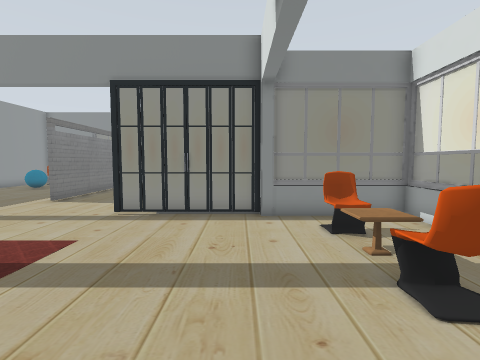
View 1 (above)

16 first-person views from a walk through a robot-simulator world made for Gazebo. The camera is 0.9 m above the floor, tilts 4° down and sees 85° across. The floor is counted in squares, 0.5 m on a side. Each view is taken from the middle of a square. On the plan, view 1 faces up. The plan holds only what a view shows up to about 15 squares ahead; the rest is blank. Some surface patterns are stand-ins.

View 2
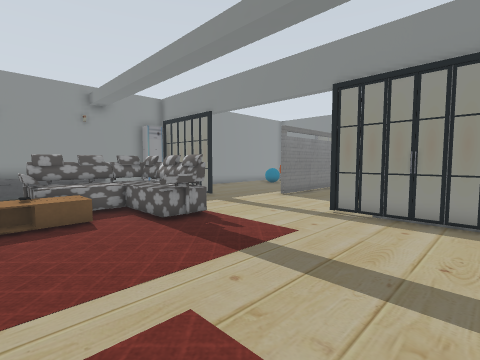

View 3
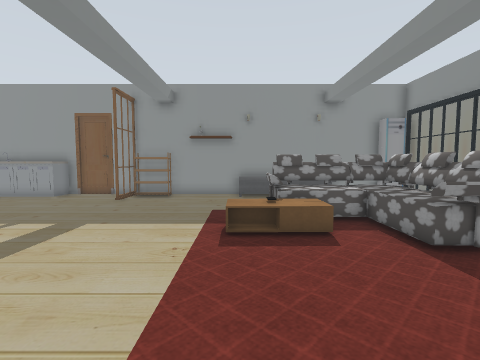

View 4
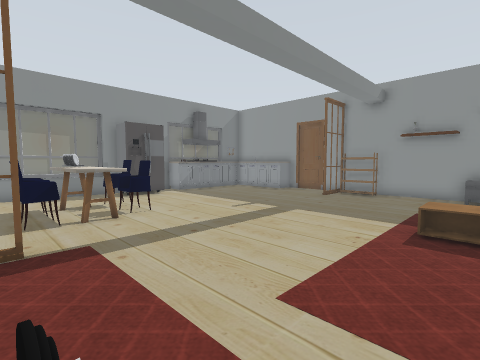

View 5
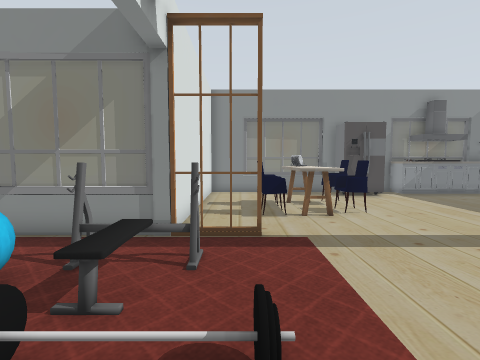

View 6
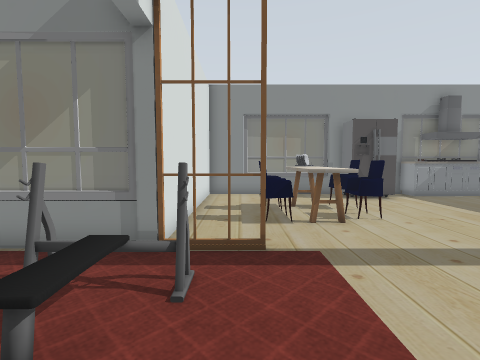

View 7
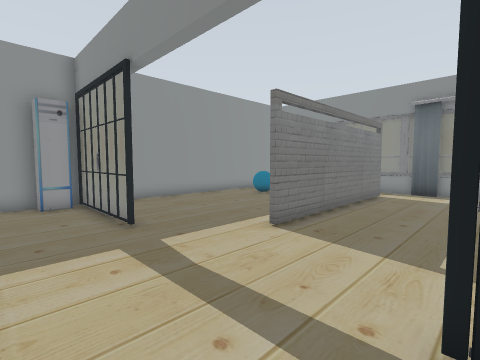

View 8
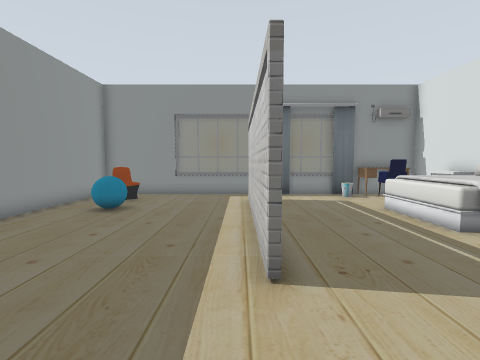

View 9
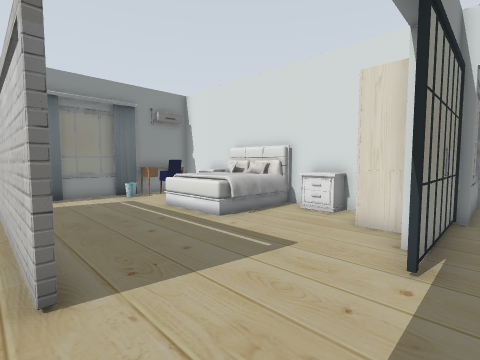

View 10
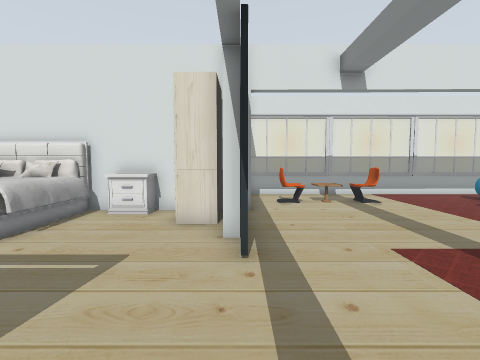

View 11
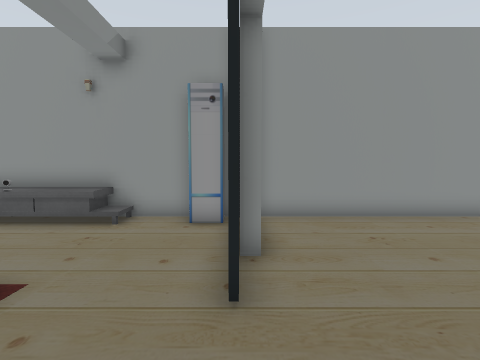

View 12
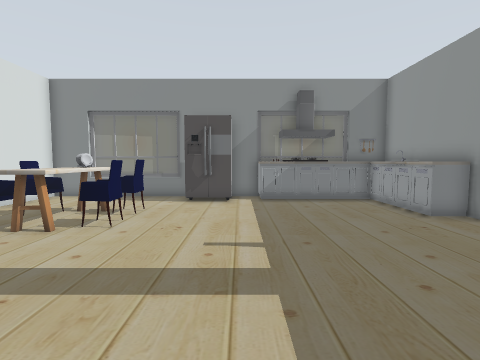

View 13
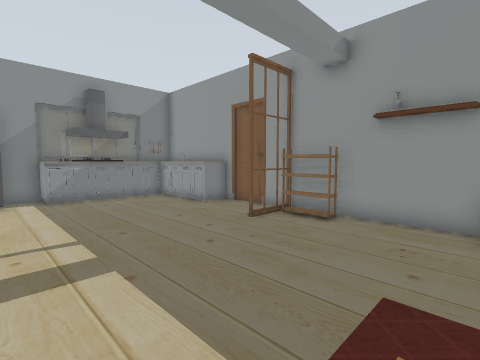

View 14
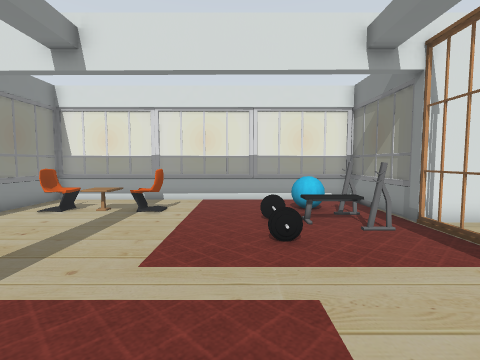

View 15
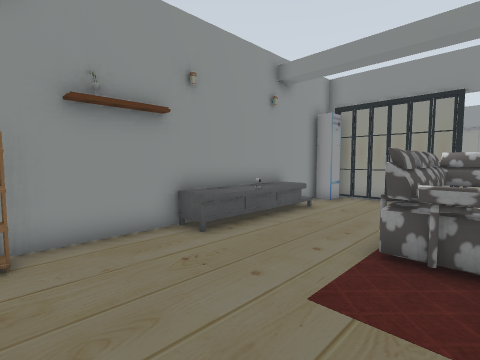

View 16
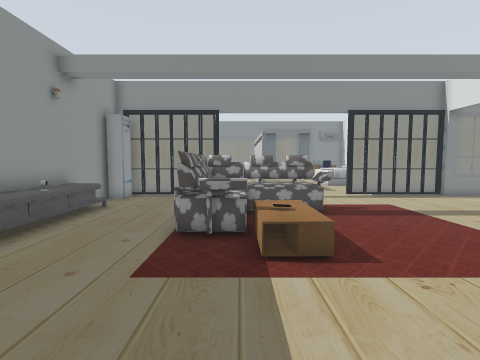

### Floor plan
Points are (right, up) in squares from view 1. A wall is a line through its corners. A room is listed if a view was taken in it or the views show most of it. See-through windows are left out.
Room 1 (views 1, 2, 3, 4, 5, 6, 7, 8, 9, 10, 11, 12, 13, 14, 15, 16)
walls: (-2.9, 9) (-2.9, 9.5); (-8.6, 11.8) (-8.6, 19.8); (-12.9, 9.5) (-12.9, 9); (0.7, 9) (-2.6, 9); (-15.1, 9) (-16.5, 9) (-16.5, -6.5); (1.5, 8.6) (0.7, 8.6); (0.7, 11.4) (0.7, 22.6) (-2.7, 22.6); (-16.5, -9) (-16.5, -14.6) (-15.4, -14.6); (-8.4, 20.6) (-8.4, 11.8); (-6.8, -14.6) (0.7, -14.6) (0.7, -5.3) (5.5, -5.3); (-10, -14.6) (-8.5, -14.6); (-12.4, 22.6) (-16.5, 22.6) (-16.5, 9.6)
low walls: (5.5, 3.4) (5.5, 8.7); (5.5, -5.3) (5.5, -0.4); (-7.4, 22.6) (-8.5, 22.6)
objects: door leaf (-17, -8); other object (-17, -7); kitchen cabinet (-16, -14) to (-14, -10); door leaf (-16, -6) to (-14, -6); other object (-16, -5) to (-16, -4); other object (-16, -2); other object (-16, -1); TV cabinet (-16, 0) to (-15, 5); other object (-16, 8); other object (-15, -15); chair (-15, 20) to (-14, 21); window (-14, -15) to (-13, -15); door leaf (-14, 9); other object (-14, 18); other object (-13, -14) to (-12, -14); other object (-12, -15); door leaf (-12, 9) to (-11, 9); window (-12, 23) to (-9, 23); kitchen cabinet (-11, -14) to (-10, -14); sofa (-11, 1) to (-7, 6); coffee table (-10, 0) to (-9, 2); other object (-9, 1); fridge (-8, -14) to (-7, -13); window (-7, 23) to (-4, 23); window (-5, -15); chair (-5, -10); chair (-5, -9) to (-5, -8); kitchen table (-4, -11) to (-3, -11); other object (-4, -10) to (-3, -10); kitchen table (-4, -9) to (-3, -8); door leaf (-4, 9); other object (-4, 21) to (-3, 22); chair (-3, -8) to (-2, -8); bed (-3, 15) to (0, 18); curtain (-3, 22); chair (-2, -10); door leaf (-2, 9); chair (-2, 20) to (-1, 21); other object (-2, 21) to (0, 22); door leaf (-1, -5) to (0, -5); other object (-1, -1) to (1, -1); wardrobe (-1, 10) to (0, 11); other object (0, -4) to (2, -2); other object (0, 12) to (0, 13); other object (0, 19) to (0, 20); other object (2, 5) to (3, 5); window (2, 9) to (5, 9); window (3, -5) to (5, -5); other object (3, -3) to (3, -2); chair (3, 3) to (3, 4); chair (3, 6) to (3, 7); window (6, -3); window (6, 0) to (6, 3); window (6, 7)

Positions as (right, up) in squares from view 1, and headings:
1: (0, 0), facing up
2: (0, 0), facing up-left
3: (-2, 0), facing left
4: (-1, 1), facing down-left
5: (-1, 1), facing down
6: (-1, 0), facing down
7: (-4, 6), facing up-left
8: (-9, 8), facing up
9: (-9, 8), facing up-right
10: (-9, 9), facing right
11: (-8, 9), facing left
12: (-9, -1), facing down
13: (-8, 0), facing down-left
14: (-7, 0), facing right
15: (-10, -4), facing up-left
16: (-10, -5), facing up
